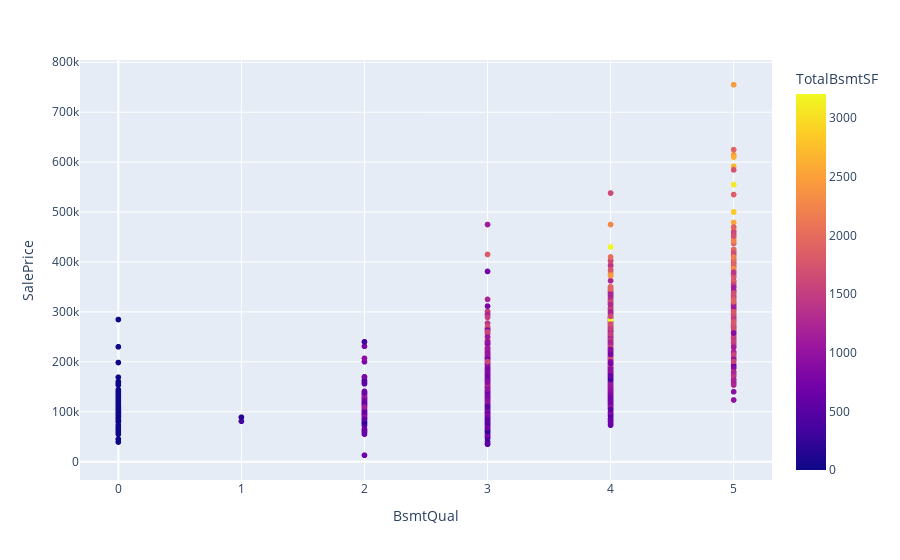

Here is the notebook cell this chart was saved with:
### Code cell
px.scatter(raw_c, x="BsmtQual", y="SalePrice", color='TotalBsmtSF')

### Figure 1 — Plotly figure (JSON) as saved in the notebook; plotly's stock layout.template omitted (floating-point values rounded to 4 significant figures; data arrays with more than 128 entries replaced by an {"elided": "..."} marker saying what was removed)
{"data": [{"hovertemplate": "BsmtQual=%{x}<br>SalePrice=%{y}<br>TotalBsmtSF=%{marker.color}<extra></extra>", "legendgroup": "", "marker": {"color": {"elided": "2580 int values"}, "coloraxis": "coloraxis", "symbol": "circle"}, "mode": "markers", "name": "", "showlegend": false, "type": "scattergl", "x": {"elided": "2580 int values"}, "xaxis": "x", "y": {"elided": "2580 int values"}, "yaxis": "y"}], "layout": {"coloraxis": {"colorbar": {"title": {"text": "TotalBsmtSF"}}, "colorscale": [[0, "#0d0887"], [0.1111, "#46039f"], [0.2222, "#7201a8"], [0.3333, "#9c179e"], [0.4444, "#bd3786"], [0.5556, "#d8576b"], [0.6667, "#ed7953"], [0.7778, "#fb9f3a"], [0.8889, "#fdca26"], [1, "#f0f921"]]}, "legend": {"tracegroupgap": 0}, "margin": {"t": 60}, "xaxis": {"anchor": "y", "domain": [0, 1], "title": {"text": "BsmtQual"}}, "yaxis": {"anchor": "x", "domain": [0, 1], "title": {"text": "SalePrice"}}}}
